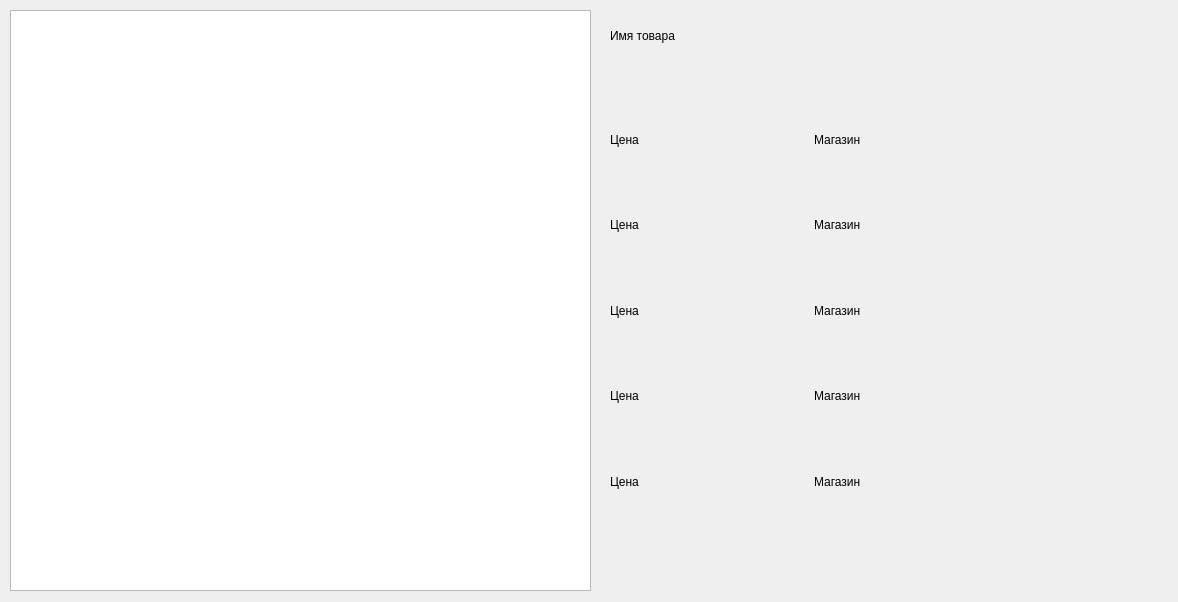
<?xml version="1.0" encoding="UTF-8"?>
<ui version="4.0">
 <class>ProductWidget</class>
 <widget class="QWidget" name="ProductWidget">
  <property name="geometry">
   <rect>
    <x>0</x>
    <y>0</y>
    <width>1178</width>
    <height>602</height>
   </rect>
  </property>
  <property name="windowTitle">
   <string>Form</string>
  </property>
  <widget class="QGraphicsView" name="graphicsView">
   <property name="geometry">
    <rect>
     <x>10</x>
     <y>10</y>
     <width>581</width>
     <height>581</height>
    </rect>
   </property>
  </widget>
  <widget class="QLabel" name="label">
   <property name="geometry">
    <rect>
     <x>610</x>
     <y>10</y>
     <width>551</width>
     <height>51</height>
    </rect>
   </property>
   <property name="text">
    <string>Имя товара</string>
   </property>
  </widget>
  <widget class="QWidget" name="horizontalLayoutWidget">
   <property name="geometry">
    <rect>
     <x>610</x>
     <y>100</y>
     <width>401</width>
     <height>421</height>
    </rect>
   </property>
   <layout class="QHBoxLayout" name="horizontalLayout">
    <item>
     <layout class="QVBoxLayout" name="verticalLayout_2">
      <item>
       <widget class="QLabel" name="label_7">
        <property name="text">
         <string>Цена</string>
        </property>
       </widget>
      </item>
      <item>
       <widget class="QLabel" name="label_8">
        <property name="text">
         <string>Цена</string>
        </property>
       </widget>
      </item>
      <item>
       <widget class="QLabel" name="label_10">
        <property name="text">
         <string>Цена</string>
        </property>
       </widget>
      </item>
      <item>
       <widget class="QLabel" name="label_13">
        <property name="text">
         <string>Цена</string>
        </property>
       </widget>
      </item>
      <item>
       <widget class="QLabel" name="label_14">
        <property name="text">
         <string>Цена</string>
        </property>
       </widget>
      </item>
     </layout>
    </item>
    <item>
     <layout class="QVBoxLayout" name="verticalLayout">
      <item>
       <widget class="QLabel" name="label_9">
        <property name="text">
         <string>Магазин</string>
        </property>
       </widget>
      </item>
      <item>
       <widget class="QLabel" name="label_11">
        <property name="text">
         <string>Магазин</string>
        </property>
       </widget>
      </item>
      <item>
       <widget class="QLabel" name="label_6">
        <property name="text">
         <string>Магазин</string>
        </property>
       </widget>
      </item>
      <item>
       <widget class="QLabel" name="label_12">
        <property name="text">
         <string>Магазин</string>
        </property>
       </widget>
      </item>
      <item>
       <widget class="QLabel" name="label_15">
        <property name="text">
         <string>Магазин</string>
        </property>
       </widget>
      </item>
     </layout>
    </item>
   </layout>
  </widget>
 </widget>
 <resources/>
 <connections/>
</ui>
